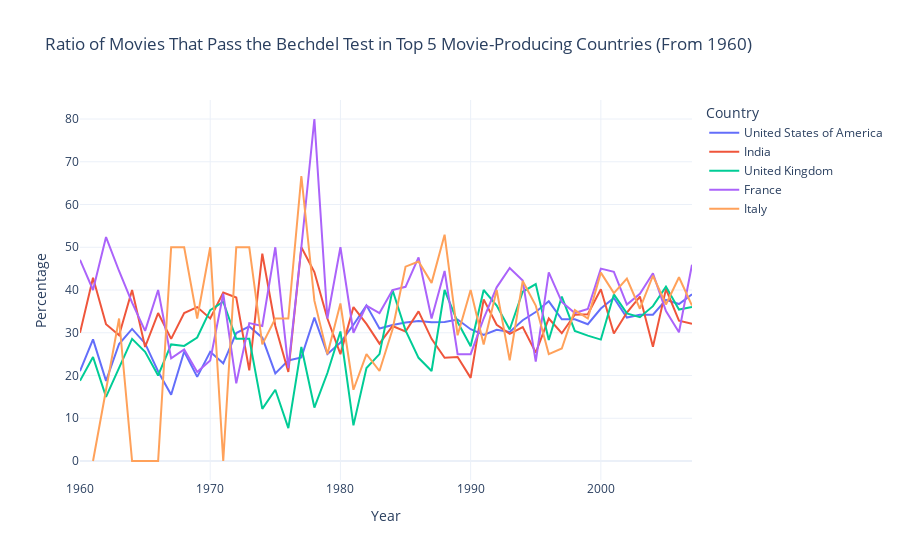

This figure's notebook cell:
### Code cell
fig = go.Figure()
for i, country in enumerate(top_5_countries['Country dictionnaire']):
    country_data = grouped_gpt[grouped_gpt['Country dictionnaire'] == country]
    fig.add_trace(go.Scatter(
        x=country_data['Year'],
        y=country_data['feminist_percentage'],
        mode='lines',
        name=top_countries_name[i],  # Utilise le label du pays
        hovertemplate=f"<b>{top_countries_name[i]}</b><br>Year: {{x}}<br>Percentage: {{y:.2f}}%"  # Format interactif
    ))

fig.update_layout(
    title="Ratio of Movies That Pass the Bechdel Test in Top 5 Movie-Producing Countries (From 1960)",
    xaxis_title="Year",
    yaxis_title="Percentage",
    legend_title="Country",
    template="plotly_white",
    hovermode="x unified" 
)

html_file = "bechdel_test_ratio_per_country_GPT.html"
fig.write_html(html_file)

fig.show()
